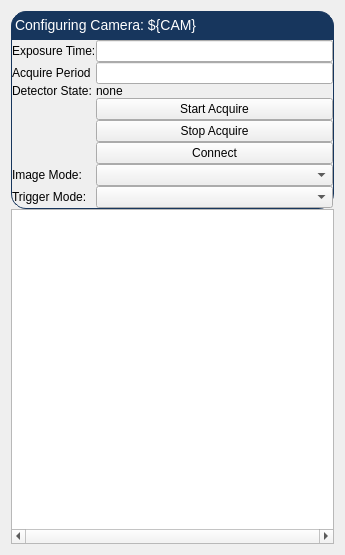
<?xml version="1.0" encoding="UTF-8"?>
<ui version="4.0">
 <class>Form</class>
 <widget class="QWidget" name="Form">
  <property name="geometry">
   <rect>
    <x>0</x>
    <y>0</y>
    <width>345</width>
    <height>555</height>
   </rect>
  </property>
  <property name="minimumSize">
   <size>
    <width>183</width>
    <height>273</height>
   </size>
  </property>
  <property name="focusPolicy">
   <enum>Qt::ClickFocus</enum>
  </property>
  <property name="windowTitle">
   <string>Camera Options: ${CAM}</string>
  </property>
  <layout class="QVBoxLayout" name="verticalLayout_2">
   <item>
    <layout class="QVBoxLayout" name="verticalLayout_5">
     <property name="spacing">
      <number>0</number>
     </property>
     <item>
      <widget class="QLabel" name="label">
       <property name="styleSheet">
        <string notr="true">QLabel {
        qproperty-alignment: AlignCenter;
	border: 1px solid #FF17365D;
	border-top-left-radius: 15px;
	border-top-right-radius: 15px;
	background-color: #FF17365D;
	padding: 5px 0px;
	color: rgb(255, 255, 255);
	max-height: 25px;
        font-size: 14px;
}
</string>
       </property>
       <property name="text">
        <string>Configuring Camera: ${CAM}</string>
       </property>
      </widget>
     </item>
     <item>
      <widget class="QFrame" name="frame">
       <property name="styleSheet">
        <string notr="true">QFrame#frame{
	border: 1px solid #FF17365D;
	border-bottom-left-radius: 15px;
	border-bottom-right-radius: 15px;
}</string>
       </property>
       <property name="frameShape">
        <enum>QFrame::StyledPanel</enum>
       </property>
       <property name="frameShadow">
        <enum>QFrame::Raised</enum>
       </property>
       <layout class="QVBoxLayout" name="verticalLayout_6">
        <property name="spacing">
         <number>0</number>
        </property>
        <property name="leftMargin">
         <number>0</number>
        </property>
        <property name="topMargin">
         <number>0</number>
        </property>
        <property name="rightMargin">
         <number>0</number>
        </property>
        <property name="bottomMargin">
         <number>0</number>
        </property>
        <item>
         <layout class="QFormLayout" name="formLayout">
          <item row="0" column="0">
           <widget class="QLabel" name="acquireTimeLabel">
            <property name="text">
             <string>Exposure Time:</string>
            </property>
           </widget>
          </item>
          <item row="0" column="1">
           <widget class="PyDMLineEdit" name="acquireTimePyDMLineEdit">
            <property name="showUnits" stdset="0">
             <bool>true</bool>
            </property>
            <property name="channel" stdset="0">
             <string>ca://${CAM}cam1:AcquireTime</string>
            </property>
            <property name="displayFormat" stdset="0">
             <enum>PyDMLineEdit::Decimal</enum>
            </property>
           </widget>
          </item>
          <item row="1" column="0">
           <widget class="QLabel" name="acquirePeriodLabel">
            <property name="text">
             <string>Acquire Period</string>
            </property>
           </widget>
          </item>
          <item row="1" column="1">
           <widget class="PyDMLineEdit" name="acquirePeriodPyDMLineEdit">
            <property name="showUnits" stdset="0">
             <bool>true</bool>
            </property>
            <property name="channel" stdset="0">
             <string>ca://${CAM}cam1:AcquirePeriod</string>
            </property>
            <property name="displayFormat" stdset="0">
             <enum>PyDMLineEdit::Decimal</enum>
            </property>
           </widget>
          </item>
          <item row="2" column="0">
           <widget class="QLabel" name="DetectorStateLBL">
            <property name="text">
             <string>Detector State:</string>
            </property>
           </widget>
          </item>
          <item row="2" column="1">
           <widget class="PyDMLabel" name="PyDMLabel_2">
            <property name="toolTip">
             <string/>
            </property>
            <property name="text">
             <string>none</string>
            </property>
            <property name="channel" stdset="0">
             <string>ca://${CAM}cam1:DetectorState_RBV</string>
            </property>
           </widget>
          </item>
          <item row="3" column="1">
           <widget class="PyDMPushButton" name="PyDMPushButton">
            <property name="toolTip">
             <string/>
            </property>
            <property name="text">
             <string>Start Acquire</string>
            </property>
            <property name="channel" stdset="0">
             <string>ca://${CAM}cam1:Acquire</string>
            </property>
            <property name="pressValue" stdset="0">
             <string>1</string>
            </property>
           </widget>
          </item>
          <item row="4" column="1">
           <widget class="PyDMPushButton" name="PyDMPushButton_2">
            <property name="toolTip">
             <string/>
            </property>
            <property name="text">
             <string>Stop Acquire</string>
            </property>
            <property name="channel" stdset="0">
             <string>ca://${CAM}cam1:Acquire</string>
            </property>
            <property name="pressValue" stdset="0">
             <string>0</string>
            </property>
           </widget>
          </item>
          <item row="5" column="1">
           <widget class="PyDMPushButton" name="PyDMPushButton_3">
            <property name="toolTip">
             <string/>
            </property>
            <property name="text">
             <string>Connect</string>
            </property>
            <property name="channel" stdset="0">
             <string>ca://${CAM}cam1:AsynIO.CNCT</string>
            </property>
            <property name="pressValue" stdset="0">
             <string>1</string>
            </property>
           </widget>
          </item>
          <item row="6" column="0">
           <widget class="QLabel" name="imageModeLabel">
            <property name="text">
             <string>Image Mode:</string>
            </property>
           </widget>
          </item>
          <item row="6" column="1">
           <widget class="PyDMEnumComboBox" name="imageModePyDMEnumComboBox">
            <property name="channel" stdset="0">
             <string>ca://${CAM}cam1:ImageMode</string>
            </property>
           </widget>
          </item>
          <item row="7" column="0">
           <widget class="QLabel" name="triggerModeLabel">
            <property name="text">
             <string>Trigger Mode:</string>
            </property>
           </widget>
          </item>
          <item row="7" column="1">
           <widget class="PyDMEnumComboBox" name="triggerModePyDMEnumComboBox">
            <property name="channel" stdset="0">
             <string>ca://${CAM}cam1:TriggerMode</string>
            </property>
           </widget>
          </item>
         </layout>
        </item>
       </layout>
      </widget>
     </item>
     <item>
      <layout class="QVBoxLayout" name="verticalLayout"/>
     </item>
     <item>
      <widget class="PyDMTimePlot" name="PyDMTimePlot">
       <property name="minimumSize">
        <size>
         <width>0</width>
         <height>200</height>
        </size>
       </property>
       <property name="toolTip">
        <string/>
       </property>
       <property name="horizontalScrollBarPolicy">
        <enum>Qt::ScrollBarAlwaysOn</enum>
       </property>
       <property name="sizeAdjustPolicy">
        <enum>QAbstractScrollArea::AdjustToContents</enum>
       </property>
       <property name="transformationAnchor">
        <enum>QGraphicsView::AnchorUnderMouse</enum>
       </property>
       <property name="resizeAnchor">
        <enum>QGraphicsView::AnchorUnderMouse</enum>
       </property>
       <property name="showXGrid">
        <bool>true</bool>
       </property>
       <property name="showYGrid">
        <bool>true</bool>
       </property>
       <property name="backgroundColor">
        <color>
         <red>255</red>
         <green>255</green>
         <blue>255</blue>
        </color>
       </property>
       <property name="axisColor">
        <color>
         <red>0</red>
         <green>0</green>
         <blue>0</blue>
        </color>
       </property>
       <property name="showRightAxis">
        <bool>true</bool>
       </property>
       <property name="title" stdset="0">
        <string>Mean Values over last ten minutes</string>
       </property>
       <property name="showLegend">
        <bool>true</bool>
       </property>
       <property name="mouseEnabledX" stdset="0">
        <bool>true</bool>
       </property>
       <property name="mouseEnabledY" stdset="0">
        <bool>false</bool>
       </property>
       <property name="curves">
        <stringlist>
         <string>{&quot;channel&quot;: &quot;ca://${CAM}Stats1:MeanValue_RBV&quot;, &quot;name&quot;: &quot;ROI 1&quot;, &quot;color&quot;: &quot;black&quot;, &quot;lineStyle&quot;: 1, &quot;lineWidth&quot;: 1, &quot;symbol&quot;: null, &quot;symbolSize&quot;: 10}</string>
         <string>{&quot;channel&quot;: &quot;ca://${CAM}Stats2:MeanValue_RBV&quot;, &quot;name&quot;: &quot;ROI 2&quot;, &quot;color&quot;: &quot;red&quot;, &quot;lineStyle&quot;: 1, &quot;lineWidth&quot;: 1, &quot;symbol&quot;: null, &quot;symbolSize&quot;: 10}</string>
         <string>{&quot;channel&quot;: &quot;ca://${CAM}Stats3:MeanValue_RBV&quot;, &quot;name&quot;: &quot;ROI 3&quot;, &quot;color&quot;: &quot;#0800ff&quot;, &quot;lineStyle&quot;: 1, &quot;lineWidth&quot;: 1, &quot;symbol&quot;: null, &quot;symbolSize&quot;: 10}</string>
         <string>{&quot;channel&quot;: &quot;ca://${CAM}Stats4:MeanValue_RBV&quot;, &quot;name&quot;: &quot;ROI 4&quot;, &quot;color&quot;: &quot;#26ff00&quot;, &quot;lineStyle&quot;: 1, &quot;lineWidth&quot;: 1, &quot;symbol&quot;: null, &quot;symbolSize&quot;: 10}</string>
         <string>{&quot;channel&quot;: &quot;ca://${CAM}Stats5:MeanValue_RBV&quot;, &quot;name&quot;: &quot;ROI 5&quot;, &quot;color&quot;: &quot;cyan&quot;, &quot;lineStyle&quot;: 1, &quot;lineWidth&quot;: 1, &quot;symbol&quot;: null, &quot;symbolSize&quot;: 10}</string>
        </stringlist>
       </property>
       <property name="bufferSize">
        <number>360</number>
       </property>
       <property name="updatesAsynchronously">
        <bool>true</bool>
       </property>
       <property name="timeSpan">
        <double>360.000000000000000</double>
       </property>
       <property name="updateInterval">
        <double>1.000000000000000</double>
       </property>
       <property name="autoRangeY">
        <bool>true</bool>
       </property>
       <property name="minYRange">
        <double>-0.500000000000000</double>
       </property>
       <property name="maxYRange">
        <double>0.500000000000000</double>
       </property>
      </widget>
     </item>
    </layout>
   </item>
  </layout>
 </widget>
 <customwidgets>
  <customwidget>
   <class>PyDMLabel</class>
   <extends>QLabel</extends>
   <header>pydm.widgets.label</header>
  </customwidget>
  <customwidget>
   <class>PyDMTimePlot</class>
   <extends>QGraphicsView</extends>
   <header>pydm.widgets.timeplot</header>
  </customwidget>
  <customwidget>
   <class>PyDMEnumComboBox</class>
   <extends>QComboBox</extends>
   <header>pydm.widgets.enum_combo_box</header>
  </customwidget>
  <customwidget>
   <class>PyDMLineEdit</class>
   <extends>QLineEdit</extends>
   <header>pydm.widgets.line_edit</header>
  </customwidget>
  <customwidget>
   <class>PyDMPushButton</class>
   <extends>QPushButton</extends>
   <header>pydm.widgets.pushbutton</header>
  </customwidget>
 </customwidgets>
 <resources/>
 <connections/>
</ui>
